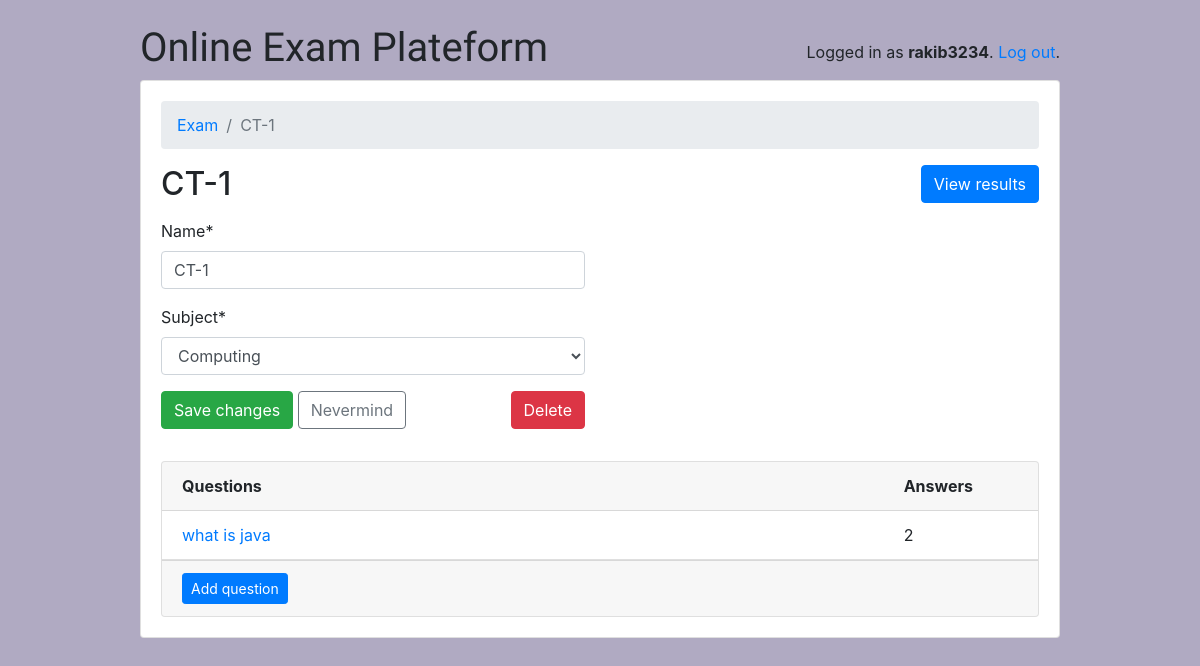
Page /teachers/quiz/1/ (signed in) on the committed database.
### classroom/models.py (models this page shows, shortened)
class User(AbstractUser):
    is_student = models.BooleanField(default=False)
    is_teacher = models.BooleanField(default=False)

class Quiz(models.Model):
    owner = models.ForeignKey(User, on_delete=models.CASCADE, related_name='quizzes')
    name = models.CharField(max_length=255)
    subject = models.ForeignKey(Subject, on_delete=models.CASCADE, related_name='quizzes')

class Subject(models.Model):
    name = models.CharField(max_length=30)
    color = models.CharField(max_length=7, default='#007bff')
    def __str__(self):
        return self.name

class Question(models.Model):
    quiz = models.ForeignKey(Quiz, on_delete=models.CASCADE, related_name='questions')
    text = models.CharField('Question', max_length=255)

### classroom/views/teachers.py (the view, shortened to what this page needs)
# urls.py: path('quiz/<int:pk>/', teachers.QuizUpdateView.as_view(), name='quiz_change'),
@method_decorator([login_required, teacher_required], name='dispatch')
class QuizUpdateView(UpdateView):
    model = Quiz
    fields = ('name', 'subject', )
    context_object_name = 'quiz'
    template_name = 'classroom/teachers/quiz_change_form.html'
    def get_context_data(self, **kwargs):
        kwargs['questions'] = self.get_object().questions.annotate(answers_count=Count('answers'))
        return super().get_context_data(**kwargs)
    def get_queryset(self):
        return self.request.user.quizzes.all()

### classroom/templates/classroom/teachers/quiz_change_form.html (shortened to what this page needs)
{% extends 'base.html' %}
{% load crispy_forms_tags %}
{% block content %}
  <nav aria-label="breadcrumb">
    <ol class="breadcrumb">
      <li class="breadcrumb-item"><a href="{% url 'teachers:quiz_change_list' %}">Exam</a></li>
      <li class="breadcrumb-item active" aria-current="page">{{ quiz.name }}</li>
    </ol>
  </nav>
  <h2 class="mb-3">
    {{ quiz.name }}
    <a href="{% url 'teachers:quiz_results' quiz.pk %}" class="btn btn-primary float-right">View results</a>
  </h2>
  <div class="row mb-3">
    <div class="col-md-6 col-sm-8 col-12">
      <form method="post" novalidate>
        {{ form|crispy }}
        <button type="submit" class="btn btn-success">Save changes</button>
        <a href="{% url 'teachers:quiz_change_list' %}" class="btn btn-outline-secondary" role="button">Nevermind</a>
        <a href="{% url 'teachers:quiz_delete' quiz.pk %}" class="btn btn-danger float-right">Delete</a>
      </form>
    </div>
  </div>
  <div class="card">
    <div class="card-header">
      <div class="row">
        <div class="col-10">
          <strong>Questions</strong>
        </div>
        <div class="col-2">
          <strong>Answers</strong>
        </div>
      </div>
    </div>
    <div class="list-group list-group-flush list-group-formset">
      {% for question in questions %}
        <div class="list-group-item">
          <div class="row">
            <div class="col-10">
              <a href="{% url 'teachers:question_change' quiz.pk question.pk %}">{{ question.text }}</a>
            </div>
            <div class="col-2">
              {{ question.answers_count }}
            </div>
          </div>
        </div>
      {% empty %}
        <div class="list-group-item text-center">
        </div>
      {% endfor %}
    </div>
    <div class="card-footer">
      <a href="{% url 'teachers:question_add' quiz.pk %}" class="btn btn-primary btn-sm">Add question</a>
    </div>
  </div>
{% endblock %}

### templates/base.html (shortened to what this page needs)
{% load static %}
<html lang="en">
  <head>
    <link rel="stylesheet" href="https://maxcdn.bootstrapcdn.com/bootstrap/4.0.0/css/bootstrap.min.css">
    <link rel="stylesheet" type="text/css" href="{% static 'css/app.css' %}">
    {% if user.is_authenticated and user.is_teacher %}
      <link rel="stylesheet" type="text/css" href="{% static 'css/teachers.css' %}">
    {% else %}
      <link rel="stylesheet" type="text/css" href="{% static 'css/students.css' %}">
    {% endif %}
  </head>
  <body>
    <div class="container my-4">
      <div class="row justify-content-center">
        <div class="col-md-10 col-sm-12">
          <div class="row">
            <div class="col-6">
              <h1 class="logo">
                <a href="{% url 'home' %}">
                 Online Exam Plateform
                </a>
              </h1>
            </div>
            <div class="col-6 text-right">
              {% if user.is_authenticated %}
                <p class="pt-3">Logged in as <strong>{{ user.username }}</strong>. <a href="{% url 'logout' %}">Log out</a>.</p>
              {% else %}
                <a href="{% url 'login' %}" class="btn btn-light" role="button">Log in</a>
                <a href="{% url 'signup' %}" class="btn btn-primary" role="button">Sign up</a>
              {% endif %}
            </div>
          </div>
          <div class="card mb-3">
            <div class="card-body">
              {% block content %}
              {% endblock %}
            </div>
          </div>
        </div>
      </div>
    </div>
  </body>
</html>

### static/css/app.css (style rules this page uses)
.logo { font-family: 'Clicker Script', cursive; }
.logo a { color: #212529; text-decoration: none; }

### static/css/teachers.css (style rules this page uses)
body { background-color: #b0aac2; }

### rows in the picture
User: username "rakib3234"
Quiz: name "CT-1", subject "Computing"
Question: text "what is java", answers_count "2"
